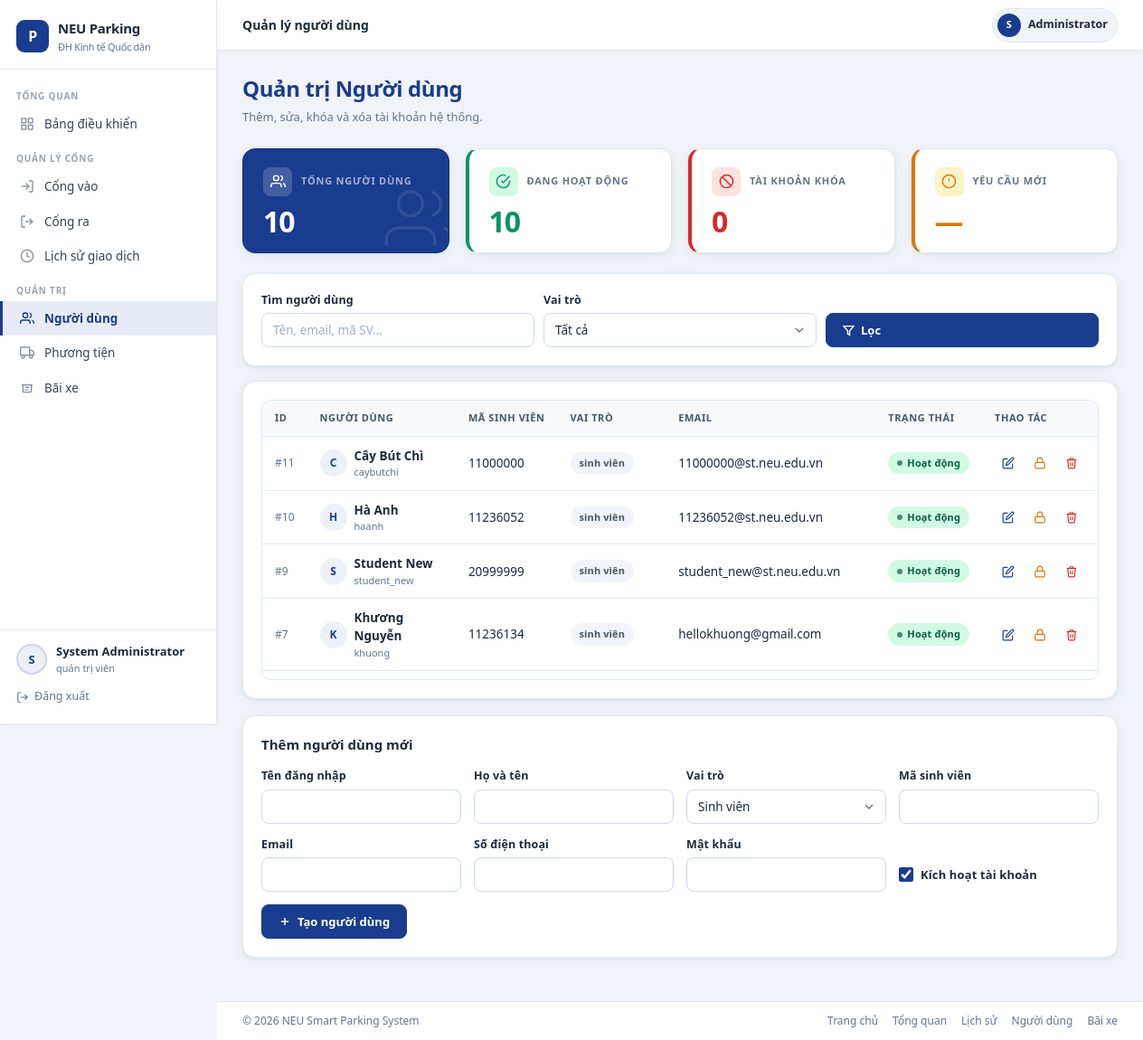
/admin/users (signed in), run on an earlier commit of the app's database.
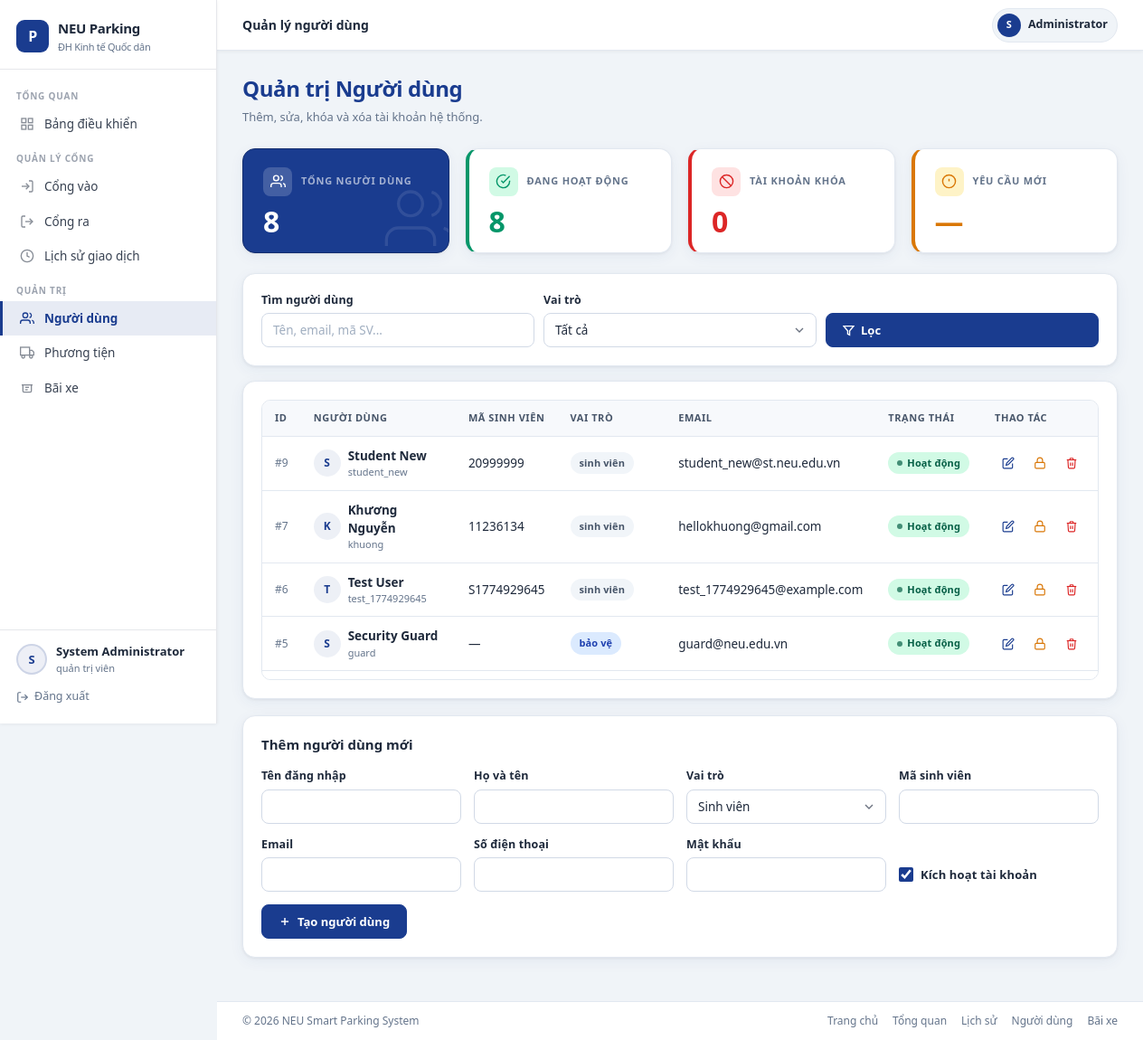
And on a later commit of the database.
### tables this page shows
CREATE TABLE users (
            id INTEGER PRIMARY KEY AUTOINCREMENT,
            username TEXT UNIQUE NOT NULL,
            password_hash TEXT NOT NULL,
            full_name TEXT NOT NULL,
            role TEXT NOT NULL DEFAULT 'student' CHECK (role IN ('admin', 'student', 'guard')),
            student_code TEXT UNIQUE,
            email TEXT UNIQUE,
            phone TEXT,
            is_active INTEGER NOT NULL DEFAULT 1,
            created_at TEXT DEFAULT CURRENT_TIMESTAMP
        );

### app.py (the view)
@app.route("/admin/users")
@roles_required("admin")
def user_management():
    keyword = (request.args.get("q") or "").strip()
    role = (request.args.get("role") or "").strip()
    edit_user_id = (request.args.get("edit") or "").strip()
    editing_user = get_user_detail(int(edit_user_id)) if edit_user_id.isdigit() else None
    users = list_users(keyword=keyword, role=role)
    context = {
        "users": users,
        "total_users": int(_fetch_scalar("SELECT COUNT(*) FROM users")),
        "active_users": int(_fetch_scalar("SELECT COUNT(*) FROM users WHERE is_active=1")),
        "locked_users": int(_fetch_scalar("SELECT COUNT(*) FROM users WHERE is_active=0")),
        "q": keyword,
        "role_filter": role,
        "editing_user": editing_user,
        "user_form": _user_form_defaults(editing_user),
    }
    return render_template("user_management.html", **context)

### app.py (called while the page is built, shortened)
def _engine():
    return get_engine()

def _fetch_scalar(sql: str, params: dict | None = None, default=0):
    with _engine().connect() as conn:
        value = conn.execute(text(sql), params or {}).scalar()
        return default if value is None else value

def _user_form_defaults(data: dict | None = None) -> dict:
    payload = {
        "username": "",
        "full_name": "",
        "role": "student",
        "student_code": "",
        "email": "",
        "phone": "",
        "is_active": True,
    }
    return payload

def roles_required(*roles: str):
    def decorator(view):
        @wraps(view)
        def wrapped_view(*args, **kwargs):
            if not g.user:
                return redirect(url_for("login", next=request.path))
            if g.user.get("role") not in roles:
                flash("Bạn không có quyền truy cập trang này.", "error")
                return redirect(url_for("dashboard"))
            return view(*args, **kwargs)
        return wrapped_view
    return decorator

### services/db_service.py (called while the page is built)
def get_engine():
    global _ENGINE
    if _ENGINE is None:
        _ENGINE = create_engine(Config.DATABASE_URL, future=True)
    return _ENGINE

### templates/user_management.html (shortened to what the changed rows need)
{% extends 'base.html' %}
{% block extra_css %}
<link rel="stylesheet" href="{{ url_for('static', filename='css/admin.css') }}">
{% endblock %}
{% block content %}
<div class="page-header">
    <div>
        <h1 class="page-title">Quản trị Người dùng</h1>
    </div>
</div>
<div class="grid grid-4" style="margin-bottom:22px;">
    <article class="um-stat-card um-stat-dark">
        <div class="um-stat-top">
            <div class="um-stat-icon um-icon-white">
            </div>
            <span class="um-stat-label">TỔNG NGƯỜI DÙNG</span>
        </div>
        <p class="um-stat-value">{{ total_users }}</p>
        <div class="um-stat-bg-icon">
            <svg width="80" height="80" viewBox="0 0 24 24" fill="none" stroke="currentColor" stroke-width="1" opacity="0.1"><path d="M17 21v-2a4 4 0 0 0-4-4H5a4 4 0 0 0-4 4v2"/><circle cx="9" cy="7" r="4"/><path d="M23 21v-2a4 4 0 0 0-3-3.87"/><path d="M16 3.13a4 4 0 0 1 0 7.75"/></svg>
        </div>
    </article>
    <article class="um-stat-card um-stat-green">
        <div class="um-stat-top">
            <div class="um-stat-icon um-icon-green">
            </div>
            <span class="um-stat-label">ĐANG HOẠT ĐỘNG</span>
        </div>
        <p class="um-stat-value um-val-green">{{ active_users }}</p>
    </article>
</div>
<article class="section-card">
    <div class="table-wrapper" style="max-height:310px;overflow-y:auto;">
        <table>
            <thead>
                <tr>
                    <th>ID</th>
                    <th>Người dùng</th>
                    <th>Mã sinh viên</th>
                    <th>Vai trò</th>
                    <th>Email</th>
                    <th>Trạng thái</th>
                    <th>Thao tác</th>
                </tr>
            </thead>
            <tbody>
                {% for user in users %}
                <tr>
                    <td style="color:var(--text-secondary);font-size:12px;">#{{ user.id }}</td>
                    <td>
                        <div style="display:flex;align-items:center;gap:8px;">
                            <div style="width:30px;height:30px;border-radius:50%;background:var(--primary-muted);display:flex;align-items:center;justify-content:center;font-size:12px;font-weight:700;color:var(--primary);flex-shrink:0;">
                                {{ user.full_name[0]|upper if user.full_name else 'U' }}
                            </div>
                            <div>
                                <div style="font-weight:600;">{{ user.full_name }}</div>
                                <div style="font-size:11px;color:var(--text-secondary);">{{ user.username }}</div>
                            </div>
                        </div>
                    </td>
                    <td>{{ user.student_code or '—' }}</td>
                    <td>
                        <span class="badge no-dot {% if user.role == 'admin' %}badge-primary{% elif user.role == 'guard' %}badge-info{% else %}badge-secondary{% endif %}">
                            {{ translate_role(user.role) }}
                        </span>
                    </td>
                    <td>{{ user.email or '—' }}</td>
                    <td>
                        {% if user.is_active %}
                            <span class="badge badge-success">Hoạt động</span>
                        {% else %}
                            <span class="badge badge-danger">Bị khóa</span>
                        {% endif %}
                    </td>
                    <td>
                        <div class="um-actions">
                            <a class="um-icon-btn um-icon-edit"
                               href="{{ url_for('user_management', edit=user.id, q=q, role=role_filter) }}"
                               title="Sửa">
                                <svg width="14" height="14" viewBox="0 0 24 24" fill="none" stroke="currentColor" stroke-width="2"><path d="M11 4H4a2 2 0 0 0-2 2v14a2 2 0 0 0 2 2h14a2 2 0 0 0 2-2v-7"/><path d="M18.5 2.5a2.121 2.121 0 0 1 3 3L12 15l-4 1 1-4 9.5-9.5z"/></svg>
                            </a>
                            <form method="post" action="{{ url_for('toggle_user_route', user_id=user.id) }}" style="margin:0;">
                                <button class="um-icon-btn {{ 'um-icon-lock' if user.is_active else 'um-icon-unlock' }}"
                                        type="submit"
                                        title="{{ 'Khóa' if user.is_active else 'Mở khóa' }}">
                                    {% if user.is_active %}
                                    <svg width="14" height="14" viewBox="0 0 24 24" fill="none" stroke="currentColor" stroke-width="2"><rect x="3" y="11" width="18" height="11" rx="2" ry="2"/><path d="M7 11V7a5 5 0 0 1 10 0v4"/></svg>
                                    {% else %}
                                    <svg width="14" height="14" viewBox="0 0 24 24" fill="none" stroke="currentColor" stroke-width="2"><rect x="3" y="11" width="18" height="11" rx="2" ry="2"/><path d="M7 11V7a5 5 0 0 1 9.9-1"/></svg>
                                    {% endif %}
                                </button>
                            </form>
                            <form method="post" action="{{ url_for('delete_user_route', user_id=user.id) }}"
                                  onsubmit="return confirm('Xóa người dùng này?');" style="margin:0;">
                                <button class="um-icon-btn um-icon-delete" type="submit" title="Xóa">
                                    <svg width="14" height="14" viewBox="0 0 24 24" fill="none" stroke="currentColor" stroke-width="2"><polyline points="3 6 5 6 21 6"/><path d="M19 6l-1 14a2 2 0 0 1-2 2H8a2 2 0 0 1-2-2L5 6"/><path d="M10 11v6"/><path d="M14 11v6"/><path d="M9 6V4a1 1 0 0 1 1-1h4a1 1 0 0 1 1 1v2"/></svg>
                                </button>
                            </form>
                        </div>
                    </td>
                </tr>
                {% else %}
                <tr>
                    <td colspan="7" class="muted" style="text-align:center;padding:28px;">Không có người dùng phù hợp.</td>
                </tr>
                {% endfor %}
            </tbody>
        </table>
    </div>
</article>
<article class="section-card" style="margin-bottom:16px;">
    <h2 class="section-title">{{ 'Cập nhật người dùng' if editing_user else 'Thêm người dùng mới' }}</h2>
</article>
{% endblock %}

What changed in the data, as far as the page shows it:
removed users: id "11", full_name "C", full_name "Cây Bút Chì", username "caybutchi", student_code "11000000", email "11000000@st.neu.edu.vn", is_active "Hoạt động"
removed users: id "10", full_name "H", full_name "Hà Anh", username "haanh", student_code "11236052", email "11236052@st.neu.edu.vn", is_active "Hoạt động"
now on this page (row unchanged): users: id "6", full_name "T", full_name "Test User", username "test_1774929645", student_code "S1774929645", email "test_1774929645@example.com", is_active "Hoạt động"
now on this page (row unchanged): users: id "5", full_name "S", full_name "Security Guard", username "guard", student_code "—", email "guard@neu.edu.vn", is_active "Hoạt động"
Also different on the page:
{{ total_users }}: "10" → "8"
{{ active_users }}: "10" → "8"
